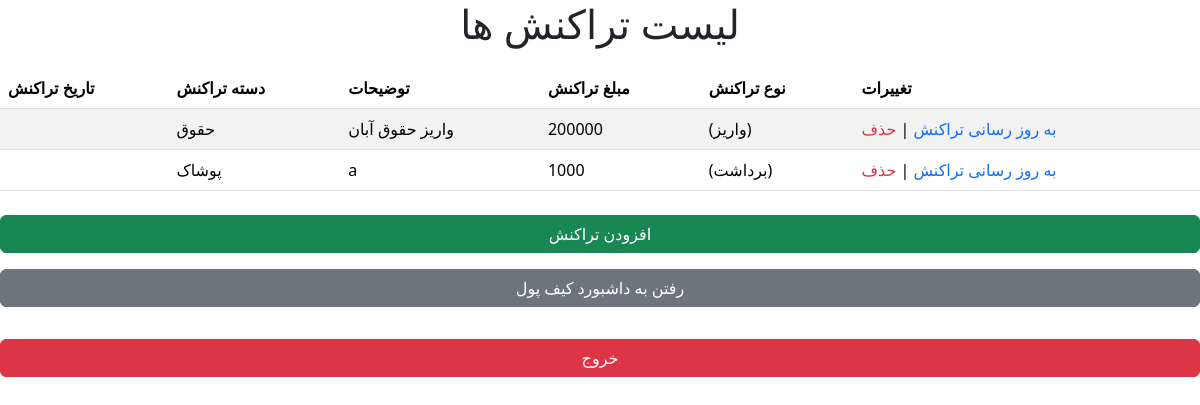
Page /transactions/list/ (signed in) on the earlier database version.
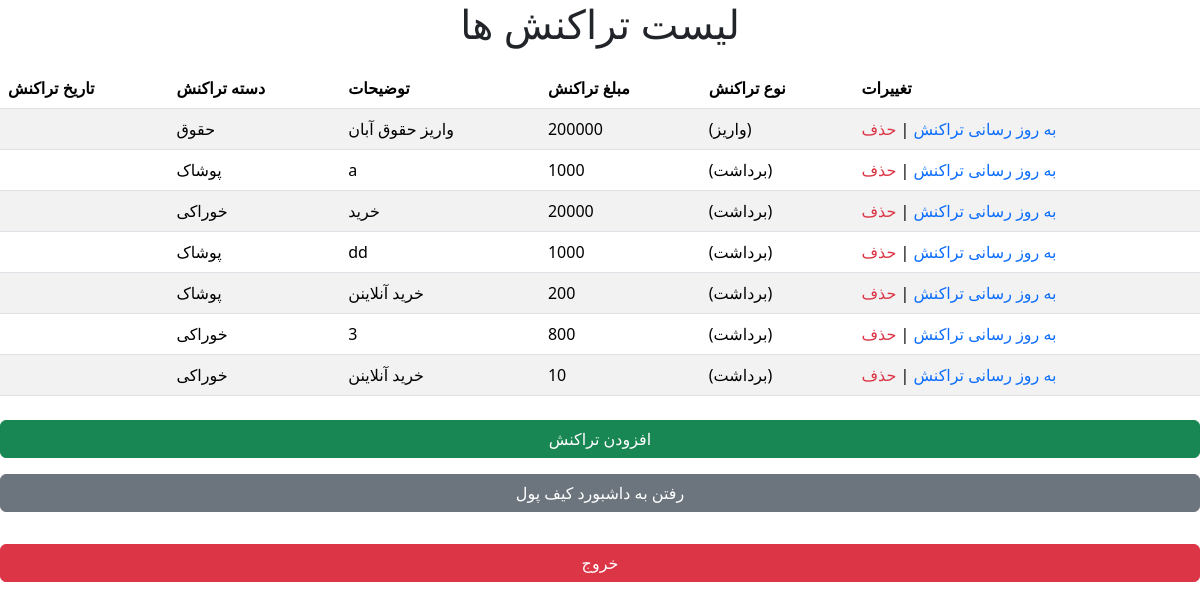
Same page on the later database version.
### transactions/models.py (models this page shows, shortened)
class Transaction(models.Model):
    TRANSACTION_TYPE_CHOICES = [
        ('deposit', 'واریز'),
        ('withdraw', 'برداشت'),
    ]
    wallet=models.ForeignKey(Wallet, on_delete=models.CASCADE)
    amount=models.BigIntegerField()
    category = models.ForeignKey(Category, on_delete=models.SET_NULL, null=True)
    description = models.CharField(max_length=255)
    date = models.DateField(auto_now_add=True)
    def display_amount(self):
        return abs(self.amount)
    def jalali_date(self):
        return jdatetime.date.fromgregorian(date=self.date)

class Category(models.Model):
    name = models.CharField(max_length=100)
    def __str__(self):
        return self.name

### transactions/views.py (the view)
# urls.py: path('list/',views.transactions_list, name='transaction_list'),
@login_required
def transactions_list(request):
    transactions = Transaction.objects.filter(wallet__user=request.user)
    return render(request, 'transactions/transaction_list.html', {'transactions': transactions})

### templates/transactions/transaction_list.html (shortened to what this page needs)
<!DOCTYPE html>
<html lang="fa">
<head>
    <link href="https://cdn.jsdelivr.net/npm/bootstrap@5.3.3/dist/css/bootstrap.min.css" rel="stylesheet">
</head>
<body>
    <h1
     style="margin-bottom:20px;
    display:flex;
    justify-content: center;
    width: 100%;"
    >لیست تراکنش ها</h1>
    <table class="table table-striped">
        <thead>
            <tr>
                <th>تاریخ تراکنش</th>
                <th>دسته تراکنش</th>
                <th>توضیحات</th>
                <th>مبلغ تراکنش</th>
                <th>نوع تراکنش</th>
                <th>تغییرات</th>
            </tr>
        </thead>
        <tbody>
            {% for transaction in transactions %}
            <tr>
                <td>{{ transaction.jalali_date }}</td>
                <td>{{ transaction.category }}</td>
                <td>{{ transaction.description }}</td>
                <td>{{ transaction.display_amount }}</td>
                <td>
                    {% if transaction.amount < 0 %}
                        (برداشت)
                    {% else %}
                        (واریز)
                    {% endif %}
                </td>
                <td>
                    <a href="{% url 'update_transaction' transaction.id %}" class="text-decoration-none text-primary">به روز رسانی تراکنش</a> |
                    <a href="{% url 'delete_transaction' transaction.id %}" class="text-decoration-none text-danger">حذف</a>
                </td>
            </tr>
            {% endfor %}
        </tbody>
    </table>
    <div class="d-grid gap-3 mt-4">
        <a href="{% url 'add_transaction' %}" class="btn btn-success">افزودن تراکنش</a>
        <a href="{% url 'wallet_dashboard' %}" class="btn btn-secondary">رفتن به داشبورد کیف پول</a>
        <form action="{% url 'logout' %}" method="post" class="mt-3">
            <button type="submit" class="btn btn-danger w-100">خروج</button>
        </form>
    </div>
</body>
</html>

Differences in the rows shown:
added Transaction: shows "(برداشت)"
added Transaction: shows "(برداشت)"
added Transaction: shows "(برداشت)"
added Transaction: shows "(برداشت)"
added Transaction: shows "(برداشت)"
